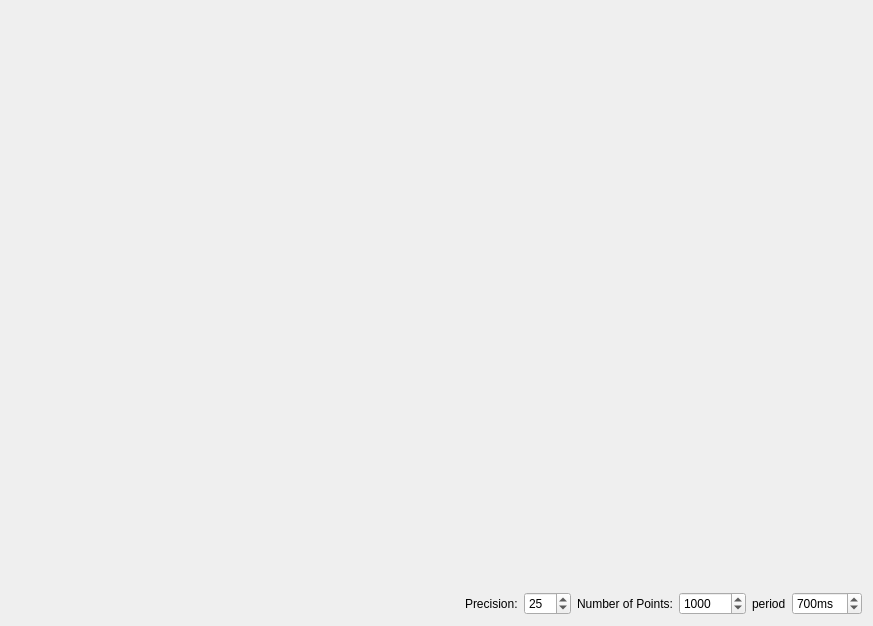
<?xml version="1.0" encoding="UTF-8"?>
<ui version="4.0">
 <class>Widget</class>
 <widget class="QWidget" name="Widget">
  <property name="geometry">
   <rect>
    <x>0</x>
    <y>0</y>
    <width>873</width>
    <height>626</height>
   </rect>
  </property>
  <property name="windowTitle">
   <string>Widget</string>
  </property>
  <layout class="QGridLayout" name="gridLayout">
   <item row="1" column="0" colspan="2">
    <spacer name="horizontalSpacer">
     <property name="orientation">
      <enum>Qt::Horizontal</enum>
     </property>
     <property name="sizeHint" stdset="0">
      <size>
       <width>570</width>
       <height>20</height>
      </size>
     </property>
    </spacer>
   </item>
   <item row="1" column="2">
    <widget class="QLabel" name="label_3">
     <property name="text">
      <string>Precision:</string>
     </property>
    </widget>
   </item>
   <item row="1" column="3">
    <widget class="QSpinBox" name="sbPrecision">
     <property name="minimum">
      <number>1</number>
     </property>
     <property name="maximum">
      <number>100</number>
     </property>
     <property name="value">
      <number>25</number>
     </property>
    </widget>
   </item>
   <item row="1" column="4">
    <widget class="QLabel" name="label_2">
     <property name="text">
      <string>Number of Points:</string>
     </property>
    </widget>
   </item>
   <item row="1" column="5">
    <widget class="QSpinBox" name="sbBuffer">
     <property name="minimum">
      <number>2</number>
     </property>
     <property name="maximum">
      <number>100000</number>
     </property>
     <property name="singleStep">
      <number>100</number>
     </property>
     <property name="value">
      <number>1000</number>
     </property>
    </widget>
   </item>
   <item row="1" column="6">
    <widget class="QLabel" name="label">
     <property name="text">
      <string>period</string>
     </property>
    </widget>
   </item>
   <item row="1" column="7">
    <widget class="QSpinBox" name="sbPeriod">
     <property name="suffix">
      <string>ms</string>
     </property>
     <property name="minimum">
      <number>1</number>
     </property>
     <property name="maximum">
      <number>5000</number>
     </property>
     <property name="singleStep">
      <number>100</number>
     </property>
     <property name="value">
      <number>700</number>
     </property>
    </widget>
   </item>
   <item row="0" column="0" colspan="8">
    <widget class="ExtScalePlotSceneWidget" name="plot" native="true"/>
   </item>
  </layout>
 </widget>
 <layoutdefault spacing="6" margin="11"/>
 <customwidgets>
  <customwidget>
   <class>ExtScalePlotSceneWidget</class>
   <extends>QWidget</extends>
   <header>extscaleplotscenewidget.h</header>
   <container>1</container>
  </customwidget>
 </customwidgets>
 <resources/>
 <connections/>
</ui>
